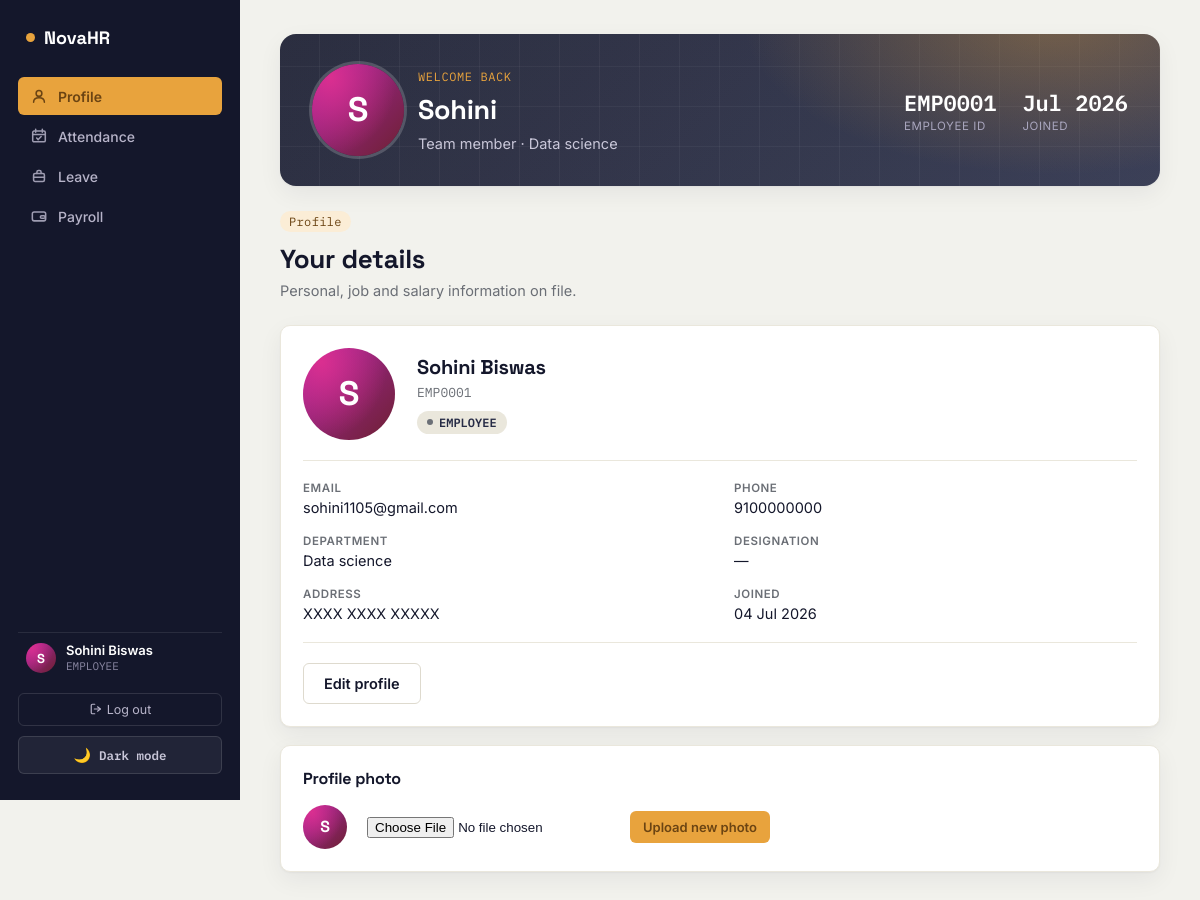
Screenshot of /profile (signed in) with the database file from the repository.
### models.py (models this page shows, shortened)
class User(db.Model):
    __tablename__ = "users"
    id = db.Column(db.Integer, primary_key=True)
    full_name = db.Column(db.String(120), nullable=False)
    email = db.Column(db.String(120), unique=True, nullable=False, index=True)
    password_hash = db.Column(db.String(255), nullable=False)
    role = db.Column(db.String(20), nullable=False, default="employee")  # "employee" | "hr"
    employee_id = db.Column(db.String(20), unique=True, nullable=False)  # display code e.g. EMP0001
    department = db.Column(db.String(80), nullable=True)
    designation = db.Column(db.String(80), nullable=True)
    phone = db.Column(db.String(20), nullable=True)
    address = db.Column(db.String(255), nullable=True)
    profile_pic = db.Column(db.String(255), nullable=True, default="default.png")
    date_joined = db.Column(db.DateTime, default=datetime.utcnow)

### profile_routes.py (the view)
@profile_bp.route("/profile")
@login_required
def profile():
    user = get_current_user()
    return render_template("profile.html", user=user)

### app.py (called while the page is built)
@app.context_processor
def inject_current_user():
    from auth_utils import get_current_user
    return {"current_user": get_current_user()}

### auth_utils.py (called while the page is built)
def login_required(view_func):
    @wraps(view_func)
    def wrapped(*args, **kwargs):
        if "user_id" not in session:
            flash("Please log in to continue.", "error")
            return redirect(url_for("auth.login"))
        if get_current_user() is None:
            session.clear()
            flash("Your session has expired. Please log in again.", "error")
            return redirect(url_for("auth.login"))
        return view_func(*args, **kwargs)
    return wrapped

def get_current_user():
    from models import User
    user_id = session.get("user_id")
    if not user_id:
        return None
    return User.query.get(user_id)

### templates/profile.html (shortened to what this page needs)
{% extends "base.html" %}
{% import "_ui.html" as ui %}
{% block content %}
<div class="hero">
  <div class="hero-row">
    <div class="hero-avatar">
      {{ ui.avatar(user, 'lg') }}
      <div>
        <span class="eyebrow">Welcome back</span>
        <h1>{{ user.full_name.split(' ')[0] }}</h1>
        <span class="desc">{{ user.designation or 'Team member' }}{% if user.department %} · {{ user.department }}{% endif %}</span>
      </div>
    </div>
    <div class="hero-stats">
      <div class="hero-stat"><div class="v mono">{{ user.employee_id }}</div><div class="l">Employee ID</div></div>
      <div class="hero-stat"><div class="v mono">{{ user.date_joined.strftime('%b %Y') if user.date_joined else '—' }}</div><div class="l">Joined</div></div>
    </div>
  </div>
</div>
<div class="page-head">
  <span class="eyebrow">Profile</span>
  <h1>Your details</h1>
  <span class="desc">Personal, job and salary information on file.</span>
</div>
<div class="card">
  <div class="profile-head">
    {{ ui.avatar(user, 'lg') }}
    <div class="names">
      <h2>{{ user.full_name }}</h2>
      <div class="id mono">{{ user.employee_id }}</div>
      <div style="margin-top:8px;">
        <span class="pill pill-{{ user.role }}">{{ user.role|upper }}</span>
      </div>
    </div>
  </div>
  <div class="divider"></div>
  <div class="detail-list">
    <div class="item"><div class="k">Email</div><div class="v">{{ user.email }}</div></div>
    <div class="item"><div class="k">Phone</div><div class="v">{{ user.phone or '—' }}</div></div>
    <div class="item"><div class="k">Department</div><div class="v">{{ user.department or '—' }}</div></div>
    <div class="item"><div class="k">Designation</div><div class="v">{{ user.designation or '—' }}</div></div>
    <div class="item"><div class="k">Address</div><div class="v">{{ user.address or '—' }}</div></div>
    <div class="item"><div class="k">Joined</div><div class="v">{{ user.date_joined.strftime('%d %b %Y') if user.date_joined else '—' }}</div></div>
  </div>
  <div class="divider"></div>
  <a href="{{ url_for('profile.edit_profile') }}" class="btn btn-outline">Edit profile</a>
</div>
<div class="card">
  <div class="card-head">
    <h2>Profile photo</h2>
  </div>
  <div style="display:flex; align-items:center; gap:20px; flex-wrap:wrap;">
    {{ ui.avatar(user, 'md') }}
    <form method="POST" action="{{ url_for('profile.upload_picture') }}" enctype="multipart/form-data" style="display:flex; gap:10px; align-items:center; flex-wrap:wrap;">
      <input type="file" name="profile_pic" accept=".png,.jpg,.jpeg,.gif" required>
      <button type="submit" class="btn btn-accent btn-sm">Upload new photo</button>
    </form>
  </div>
</div>
{% endblock %}

### templates/base.html (shortened to what this page needs)
{% import "_ui.html" as ui %}
<!doctype html>
<html lang="en">
<head>
  <link rel="stylesheet" href="{{ url_for('static', filename='css/style.css') }}">
</head>
<body>
  <div class="app-shell">
    <aside class="sidebar">
      <div class="brand"><span class="dot"></span> NovaHR</div>
      <nav>
        <a href="{{ url_for('profile.profile') }}" class="{{ 'active' if request.endpoint == 'profile.profile' }}">
          <span class="ic">{{ ui.icon('profile') }}</span> Profile
        </a>
        <a href="{{ url_for('attendance.attendance_daily') }}" class="{{ 'active' if request.endpoint and request.endpoint.startswith('attendance.attendance') }}">
          <span class="ic">{{ ui.icon('attendance') }}</span> Attendance
        </a>
        <a href="{{ url_for('attendance.apply_leave') }}" class="{{ 'active' if request.endpoint and request.endpoint.startswith('attendance.') and 'leave' in request.endpoint }}">
          <span class="ic">{{ ui.icon('leave') }}</span> Leave
        </a>
        <a href="{{ url_for('profile.my_payroll') }}" class="{{ 'active' if request.endpoint == 'profile.my_payroll' }}">
          <span class="ic">{{ ui.icon('payroll') }}</span> Payroll
        </a>
      </nav>
      <div class="spacer"></div>
      <div class="user-chip">
        {{ ui.avatar(current_user, 'sm') }}
        <div>
          <div class="who">{{ session.get('full_name', 'User') }}</div>
          <div class="role">{{ session.get('role', '')|upper }}</div>
        </div>
      </div>
      <a class="logout-link" href="{{ url_for('auth.logout') }}"><span class="ic" style="width:14px;height:14px;display:inline-flex;vertical-align:-2px;margin-right:4px;">{{ ui.icon('logout') }}</span>Log out</a>
      <button type="button" class="theme-toggle" id="theme-toggle">
        <span class="icon" id="theme-icon">🌙</span> <span id="theme-label">Dark mode</span>
      </button>
    </aside>
    <main class="main">
      {% block content %}{% endblock %}
    </main>
  </div>
</body>
</html>

### templates/_ui.html (shortened to what this page needs)
{% macro icon(name) %}
{%- if name == 'profile' -%}
<svg viewBox="0 0 20 20" fill="none" stroke="currentColor" stroke-width="1.7" stroke-linecap="round" stroke-linejoin="round"><circle cx="10" cy="7.2" r="3.2"/><path d="M4 17c0-3.3 2.7-5 6-5s6 1.7 6 5"/></svg>
{%- elif name == 'attendance' -%}
<svg viewBox="0 0 20 20" fill="none" stroke="currentColor" stroke-width="1.7" stroke-linecap="round" stroke-linejoin="round"><rect x="3" y="4.5" width="14" height="12" rx="1.6"/><path d="M3 8.4h14M6.3 2.5v3.4M13.7 2.5v3.4"/><path d="M7.4 12.3l1.7 1.7 3.3-3.5"/></svg>
{%- elif name == 'leave' -%}
<svg viewBox="0 0 20 20" fill="none" stroke="currentColor" stroke-width="1.7" stroke-linecap="round" stroke-linejoin="round"><rect x="4" y="7.3" width="12" height="8.7" rx="1.6"/><path d="M7.7 7.3V5.6a1.6 1.6 0 011.6-1.6h1.4a1.6 1.6 0 011.6 1.6v1.7"/><path d="M4 11.4h12"/></svg>
{%- elif name == 'payroll' -%}
<svg viewBox="0 0 20 20" fill="none" stroke="currentColor" stroke-width="1.7" stroke-linecap="round" stroke-linejoin="round"><rect x="2.6" y="5.6" width="14.8" height="9.8" rx="2"/><path d="M13 9.6h2.4a1.5 1.5 0 010 3H13a1.5 1.5 0 010-3z"/></svg>
{%- elif name == 'leave-requests' -%}
<svg viewBox="0 0 20 20" fill="none" stroke="currentColor" stroke-width="1.7" stroke-linecap="round" stroke-linejoin="round"><path d="M3.2 10.2l1.4-5.6h10.8l1.4 5.6"/><path d="M3.2 10.2v5.2h13.6v-5.2"/><path d="M3.2 10.2h4l1 2h3.6l1-2h4"/></svg>
{%- elif name == 'admin-payroll' -%}
<svg viewBox="0 0 20 20" fill="none" stroke="currentColor" stroke-width="1.7" stroke-linecap="round" stroke-linejoin="round"><rect x="2.5" y="6" width="15" height="8" rx="1.6"/><circle cx="10" cy="10" r="1.9"/><path d="M4.6 6v8M15.4 6v8"/></svg>
{%- elif name == 'logout' -%}
<svg viewBox="0 0 20 20" fill="none" stroke="currentColor" stroke-width="1.7" stroke-linecap="round" stroke-linejoin="round"><path d="M8.2 3.2H4.9a1.7 1.7 0 00-1.7 1.7v10.2a1.7 1.7 0 001.7 1.7h3.3"/><path d="M12.2 13.2l4-3.2-4-3.2"/><path d="M16.2 10H7.6"/></svg>
{%- elif name == 'people' -%}
<svg viewBox="0 0 20 20" fill="none" stroke="currentColor" stroke-width="1.7" stroke-linecap="round" stroke-linejoin="round"><circle cx="10" cy="6.8" r="3.4"/><path d="M3.6 17c0-3.6 2.9-5.5 6.4-5.5s6.4 1.9 6.4 5.5"/></svg>
{%- elif name == 'clock' -%}
<svg viewBox="0 0 20 20" fill="none" stroke="currentColor" stroke-width="1.7" stroke-linecap="round" stroke-linejoin="round"><circle cx="10" cy="10" r="7"/><path d="M10 6v4l2.6 1.5"/></svg>
{%- elif name == 'inbox' -%}
<svg viewBox="0 0 20 20" fill="none" stroke="currentColor" stroke-width="1.7" stroke-linecap="round" stroke-linejoin="round"><path d="M3.2 10.2l1.4-5.6h10.8l1.4 5.6"/><path d="M3.2 10.2v5.2h13.6v-5.2"/><path d="M3.2 10.2h4l1 2h3.6l1-2h4"/></svg>
{%- elif name == 'wallet' -%}
<svg viewBox="0 0 20 20" fill="none" stroke="currentColor" stroke-width="1.7" stroke-linecap="round" stroke-linejoin="round"><rect x="2.6" y="5.6" width="14.8" height="9.8" rx="2"/><path d="M13 9.6h2.4a1.5 1.5 0 010 3H13a1.5 1.5 0 010-3z"/></svg>
{%- else -%}
<svg viewBox="0 0 20 20" fill="none" stroke="currentColor" stroke-width="1.7"><circle cx="10" cy="10" r="7"/></svg>
{%- endif -%}
{% endmacro %}
{% macro avatar(user, size='md') %}
{%- if user and user.profile_pic and user.profile_pic != 'default.png' -%}
<img class="avatar avatar-{{ size }}" src="{{ url_for('static', filename='uploads/' + user.profile_pic) }}" alt="{{ user.full_name }}">
{%- else -%}
{%- set hue = (user.full_name|ord0 * 47) % 360 if user and user.full_name else 224 -%}
{%- set initial = (user.full_name[0] if user and user.full_name else '?')|upper -%}
<div class="avatar avatar-{{ size }} avatar-fallback" style="--hue:{{ hue }};">{{ initial }}</div>
{%- endif -%}
{% endmacro %}

### rows the page displays
User: get "Sohini Biswas", get "EMPLOYEE", full_name "Sohini", designation "Team member", department "Data science", employee_id "EMP0001", date_joined "Jul 2026", full_name "Sohini Biswas", role "EMPLOYEE", email "sohini1105@gmail.com", phone "9100000000", designation "—", address "XXXX XXXX XXXXX", date_joined "04 Jul 2026"

### other values shown
{{ initial }} "S S S S"
